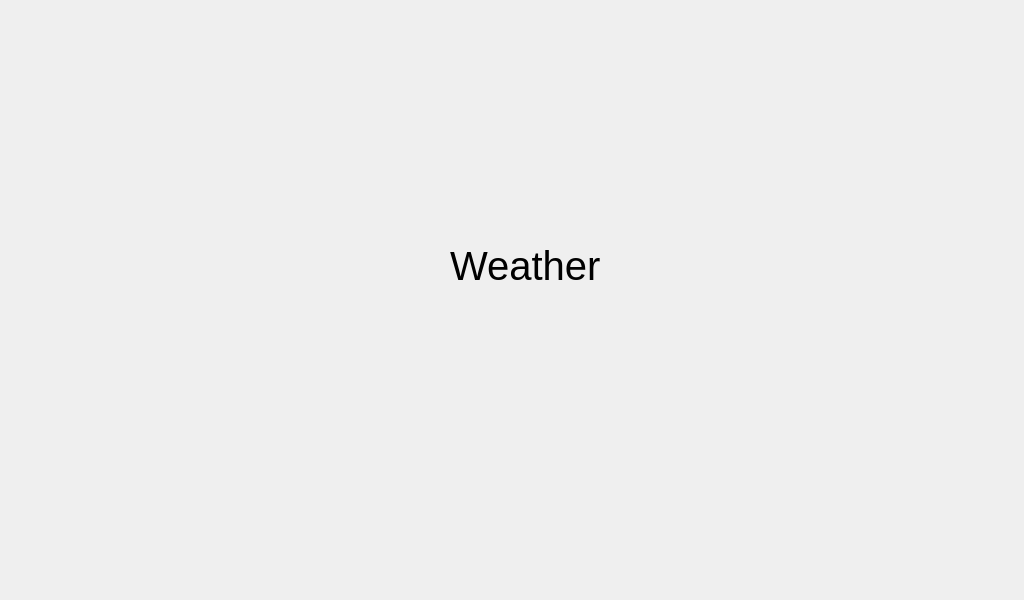
<?xml version="1.0" encoding="UTF-8"?>
<ui version="4.0">
 <class>Weather</class>
 <widget class="QWidget" name="Weather">
  <property name="geometry">
   <rect>
    <x>0</x>
    <y>0</y>
    <width>1024</width>
    <height>600</height>
   </rect>
  </property>
  <property name="windowTitle">
   <string>Form</string>
  </property>
  <widget class="QLabel" name="label">
   <property name="geometry">
    <rect>
     <x>450</x>
     <y>190</y>
     <width>311</width>
     <height>151</height>
    </rect>
   </property>
   <property name="font">
    <font>
     <pointsize>30</pointsize>
    </font>
   </property>
   <property name="text">
    <string>Weather</string>
   </property>
  </widget>
 </widget>
 <resources/>
 <connections/>
</ui>
